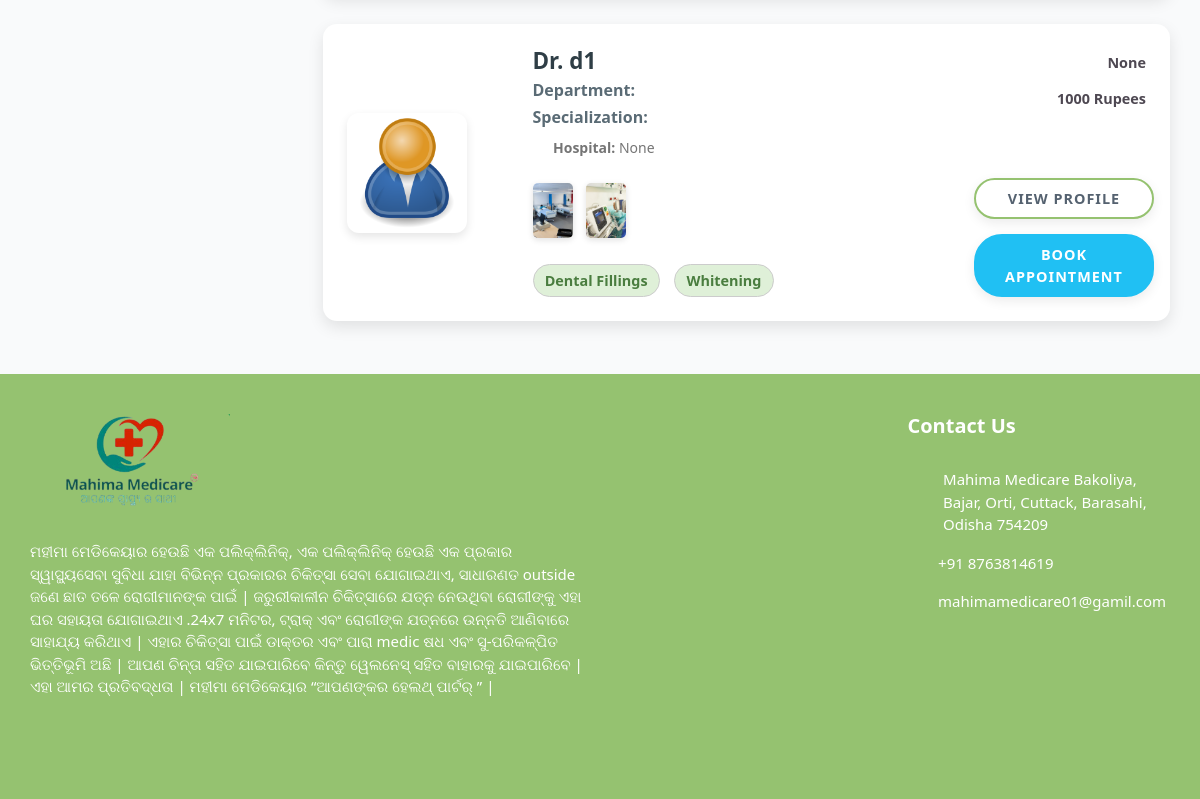
The app's page /search/ (signed in, lower part), older data.
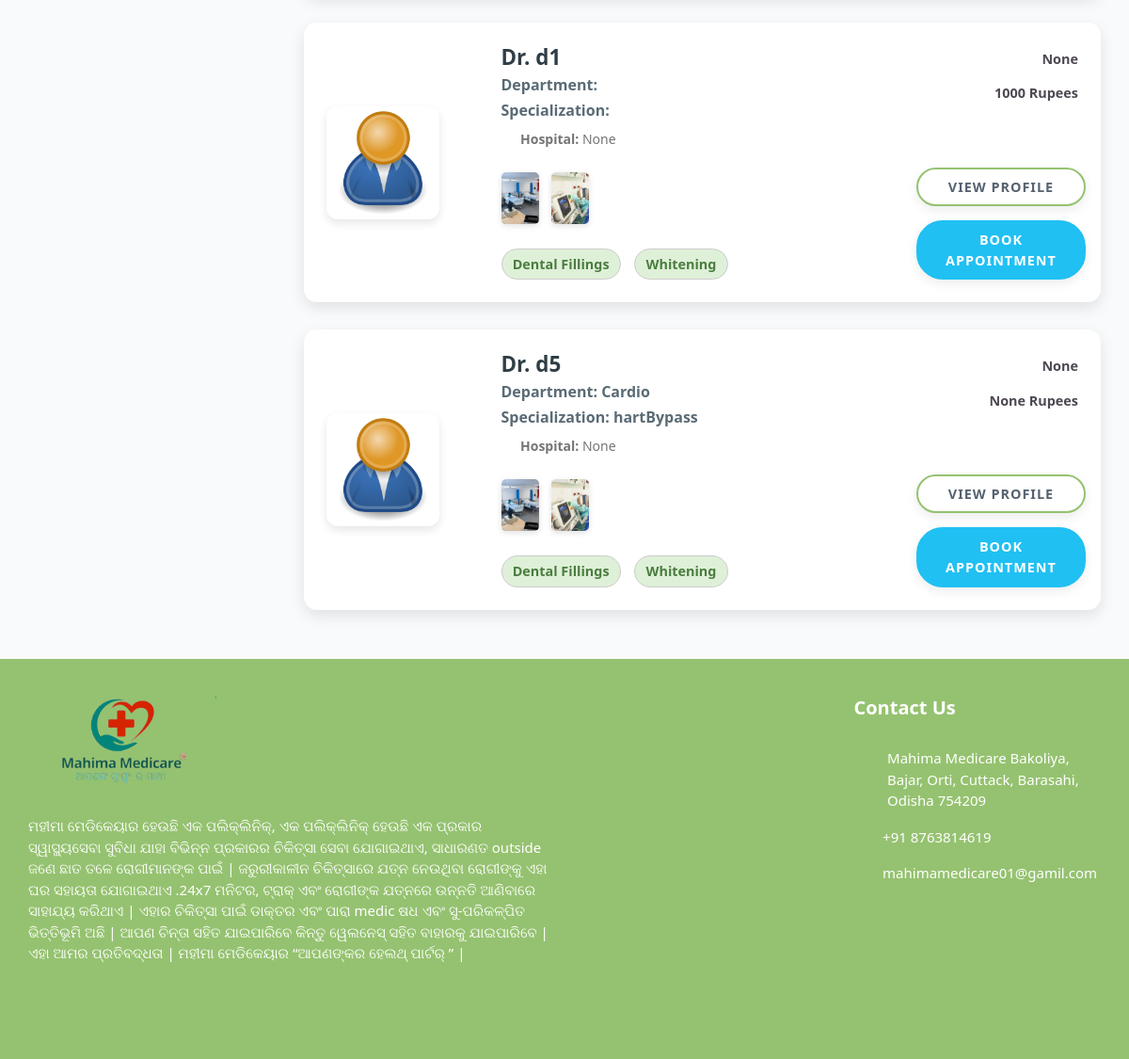
The same page, newer data.
### doctor/models.py (models this page shows, shortened)
class Doctor_Information(models.Model):
    DOCTOR_TYPE = (
        ('Cardiologists', 'Cardiologists'),
        ('Neurologists', 'Neurologists'),
        ('Pediatricians', 'Pediatricians'),
        ('Physiatrists', 'Physiatrists'),
        ('Dermatologists', 'Dermatologists'),
    )
    doctor_id = models.AutoField(primary_key=True)
    user = models.OneToOneField(User, on_delete=models.CASCADE, null=True, blank=True, related_name='profile')
    name = models.CharField(max_length=200, null=True, blank=True)
    username = models.CharField(max_length=200, null=True, blank=True)
    gender = models.CharField(max_length=200, null=True, blank=True)
    description = models.TextField(max_length=1000, null=True, blank=True)
    department = models.CharField(max_length=200, choices=DOCTOR_TYPE, null=True, blank=True)
    department_name = models.ForeignKey(hospital_department, on_delete=models.SET_NULL, null=True, blank=True)
    specialization = models.ForeignKey(specialization, on_delete=models.SET_NULL, null=True, blank=True)
    featured_image = models.ImageField(upload_to='doctors/', default='doctors/user-default.png', null=True, blank=True)
    certificate_image = models.ImageField(upload_to='doctors_certificate/', default='doctors_certificate/default.png', null=True, blank=True)
    email = models.EmailField(max_length=200, null=True, blank=True)
    phone_number = models.CharField(max_length=200, null=True, blank=True)
    nid = models.CharField(max_length=200, null=True, blank=True)
    visiting_hour = models.CharField(max_length=200, null=True, blank=True)
    consultation_fee = models.IntegerField(null=True, blank=True)
    report_fee = models.IntegerField(null=True, blank=True)
    dob = models.CharField(max_length=200, null=True, blank=True)
    institute = models.CharField(max_length=200, null=True, blank=True)
    degree = models.CharField(max_length=200, null=True, blank=True)
    completion_year = models.CharField(max_length=200, null=True, blank=True)
    work_place = models.CharField(max_length=200, null=True, blank=True)
    designation = models.CharField(max_length=200, null=True, blank=True)
    start_year = models.CharField(max_length=200, null=True, blank=True)
    end_year = models.CharField(max_length=200, null=True, blank=True)
    register_status =  models.CharField(max_length=200, null=True, blank=True)
    hospital_name = models.ForeignKey(Hospital_Information, on_delete=models.SET_NULL, null=True, blank=True)

### hospital_admin/models.py (models this page shows, shortened)
class hospital_department(models.Model):
    hospital_department_id = models.AutoField(primary_key=True)
    hospital_department_name = models.CharField(max_length=200, null=True, blank=True)
    hospital = models.ForeignKey(Hospital_Information, on_delete=models.CASCADE, null=True, blank=True)
    featured_image = models.ImageField(upload_to='departments/', default='departments/default.png', null=True, blank=True)

class specialization(models.Model):
    specialization_id = models.AutoField(primary_key=True)
    specialization_name = models.CharField(max_length=200, null=True, blank=True)
    hospital = models.ForeignKey(Hospital_Information, on_delete=models.CASCADE, null=True, blank=True)

### hospital/views.py (the view)
# urls.py: path('search/', views.search, name='search'),
@csrf_exempt
@login_required(login_url="login")
def search(request):
    if request.user.is_authenticated and request.user.is_patient:
        patient = Patient.objects.get(user=request.user)
        doctors = Doctor_Information.objects.filter(register_status='Accepted')
        doctors, search_query = searchDoctors(request)
        context = {'patient': patient, 'doctors': doctors, 'search_query': search_query}
        return render(request, 'search.html', context)
    else:
        logout(request)
        messages.error(request, 'Not Authorized')
        return render(request, 'patient-login.html')

### hospital/utils.py (called while the page is built)
def searchDoctors(request):
    search_query = ''
    if request.GET.get('search_query'):
        search_query = request.GET.get('search_query')
    doctors = Doctor_Information.objects.filter(register_status='Accepted').distinct().filter(
        Q(name__icontains=search_query) |
        Q(hospital_name__name__icontains=search_query) |
        Q(department__icontains=search_query))
    return doctors, search_query

### templates/search.html (shortened to what the changed rows need)
{% load static %}
<!DOCTYPE html>
<html lang="en">
<head>
  <link
    rel="stylesheet"
    href="{% static 'HealthStack-System/css/Normal/bootstrap.min.css' %}"
  />
  <link
    rel="stylesheet"
    href="{% static 'HealthStack-System/plugins/Normal/fontawesome/css/fontawesome.min.css' %}"
  />
  <link
    rel="stylesheet"
    href="{% static 'HealthStack-System/plugins/Normal/fontawesome/css/all.min.css' %}"
  />
  <link
    rel="stylesheet"
    href="{% static 'HealthStack-System/css/Normalbootstrap-datetimepicker.min.css' %}"
  />
  <link
    rel="stylesheet"
    href="{% static 'HealthStack-System/plugins/Normal/select2/css/select2.min.css'%}"
  />
  <link
    rel="stylesheet"
    href="{% static 'HealthStack-System/plugins/Normal/fancybox/jquery.fancybox.min.css'%}"
  />
  <link
    rel="stylesheet"
    href="{% static 'HealthStack-System/css/Normal/style.css' %}"
  />
  <link rel="stylesheet" href="{% static 'HealthStack-System/css/Normal/search3.css' %}">
</head>
<body>
  <div class="main-wrapper">
    <main class="content py-4">
      <div class="container-fluid">
        <div class="row">
          <section class="col-md-12 col-lg-8 col-xl-9">
            {% for doctor in doctors %}
            <article class="card">
              <div class="card-body">
                <div class="doctor-widget">
                  <div class="doc-info-left">
                    <div class="doctor-img">
                      <a href="{% url 'doctor-profile' pk=doctor.doctor_id %}">
                        <img
                          src="{{ doctor.featured_image.url }}"
                          class="img-fluid"
                          alt="Dr. {{doctor.name}}"
                          loading="lazy"
                        />
                      </a>
                    </div>
                    <div class="doc-info-cont">
                      <h4 class="doc-name">
                        <a href="{% url 'doctor-profile' pk=doctor.doctor_id %}">
                          Dr. {{doctor.name}}
                        </a>
                      </h4>
                      <p class="doc-speciality"><strong>Department: </strong>{{ doctor.department_name.hospital_department_name }}</p>
                      <h5 class="doc-department"><strong>Specialization: </strong>{{ doctor.specialization.specialization_name }}</h5>
                      <div class="clinic-details">
                        <p class="doc-location">
                          <i class="fas fa-map-marker-alt"></i>
                          <strong>Hospital: </strong>{{doctor.hospital_name}}
                        </p>
                        <ul class="clinic-gallery">
                          <li>
                            <a href="{% static 'HealthStack-System/images/Normal/features/feature-01.jpg'%}" data-fancybox="gallery">
                              <img src="{% static 'HealthStack-System/images/Normal/features/feature-01.jpg'%}" alt="Feature" loading="lazy" />
                            </a>
                          </li>
                          <li>
                            <a href="{% static 'HealthStack-System/images/Normal/features/feature-02.jpg'%}" data-fancybox="gallery">
                              <img src="{% static 'HealthStack-System/images/Normal/features/feature-02.jpg'%}" alt="Feature" loading="lazy" />
                            </a>
                          </li>
                        </ul>
                      </div>
                      <div class="clinic-services">
                        <span>Dental Fillings</span>
                        <span>Whitening</span>
                      </div>
                    </div>
                  </div>
                  <div class="doc-info-right">
                    <div class="clini-infos">
                      <ul>
                        <li>
                          <i class="fas fa-map-marker-alt"></i>{{doctor.hospital_name}}
                        </li>
                        <li>
                          <i class="far fa-money-bill-alt"></i>{{doctor.consultation_fee}} Rupees
                        </li>
                      </ul>
                    </div>
                    <div class="clinic-booking">
                      <a class="view-pro-btn" href="{% url 'doctor-profile' pk=doctor.doctor_id %}">View Profile</a>
                      <a class="apt-btn" href="{% url 'booking' pk=doctor.doctor_id %}">Book Appointment</a>
                    </div>
                  </div>
                </div>
              </div>
            </article>
            {% endfor %}
          </section>
        </div>
      </div>
    </main>
    {% include 'footer.html' %}
  </div>
</body>
</html>

Row changes from the older to the newer data that the page shows:
added Doctor_Information: featured_image (placeholder picture), name "d5", department_name.hospital_department_name "Cardio", specialization.specialization_name "hartBypass", hospital_name "None", consultation_fee "None"
